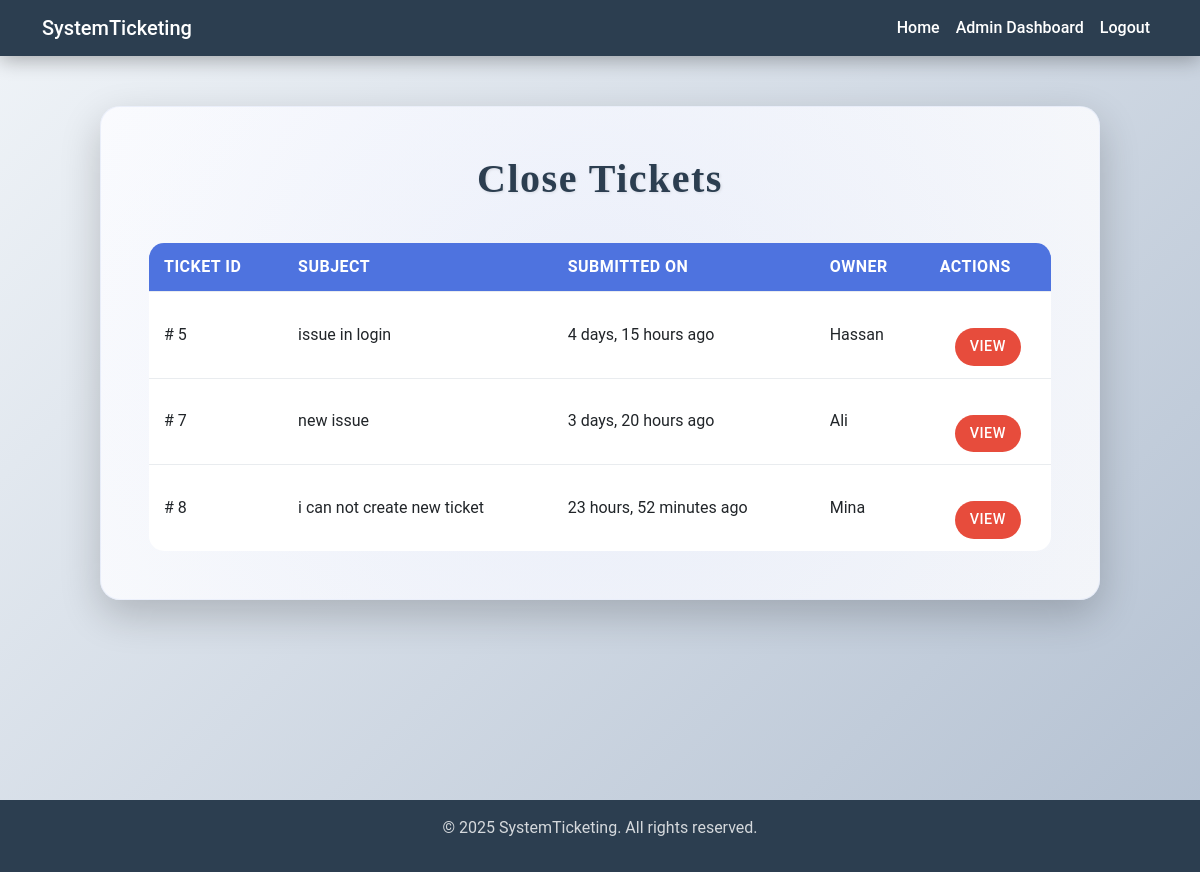
The app's page /ticket/close-list/ (signed in), older data.
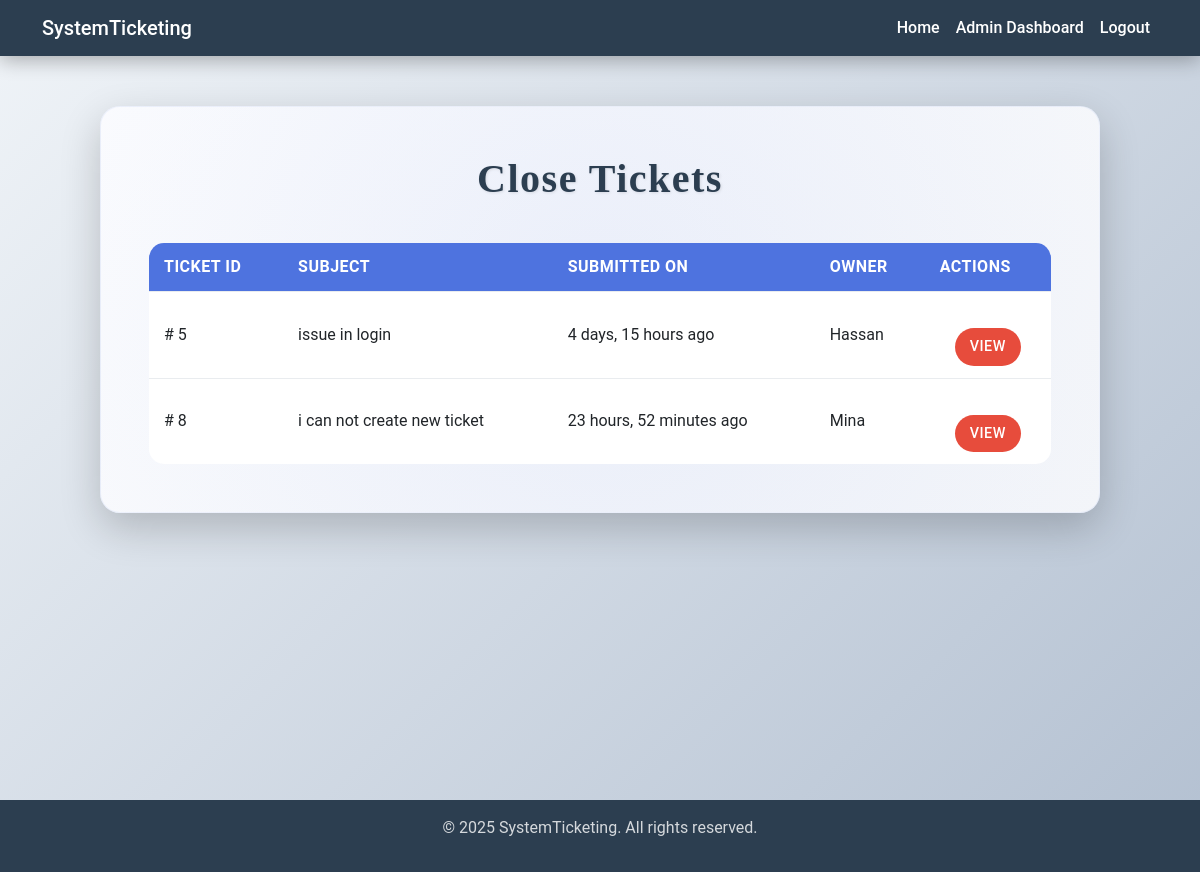
The same page, newer data.
### ticket/models.py (models this page shows, shortened)
class TimeStampedModel(models.Model):
    created_at = models.DateTimeField(auto_now_add=True)
    updated_at = models.DateTimeField(auto_now=True)
    class Meta:
        abstract = True

class Ticket(TimeStampedModel):
    subject = models.CharField(max_length=200)
    description = models.TextField()
    user = models.ForeignKey(User, on_delete=models.CASCADE, related_name='user_ticket')
    file = models.FileField(upload_to='tickets/%Y/%m/%d', null=True, blank=True)
    status = models.CharField(max_length=50, choices=STARTS_CHOICES, default='Open')
    def get_absolute_url(self):
        return reverse('ticket:ticket-detail', kwargs={'ticket_id': self.pk})

### ticket/views.py (the view)
# urls.py: path('close-list/', views.TicketCloseListView.as_view(), name='ticket-close-lists'),
class TicketCloseListView(LoginRequiredMixin, TemplateView):
    template_name = 'ticket/close_list_tickets.html'
    def dispatch(self, request, *args, **kwargs):
        if not request.user.is_staff:
            return redirect('home:home')
        return super().dispatch(request, *args, **kwargs)
    def get_context_data(self, **kwargs):
        context = super().get_context_data(**kwargs)
        context['close_list'] = Ticket.objects.filter(status="Closed")
        return context

### ticket/templates/ticket/close_list_tickets.html (shortened to what this page needs)
{% extends 'main.html' %}
{% block main %}
    <div class="content">
        <div class="open-tickets-card">
            <h2>Close Tickets</h2>
            <table class="ticket-table">
                <thead>
                <tr>
                    <th>Ticket ID</th>
                    <th>Subject</th>
                    <th>Submitted On</th>
                    <th>Owner</th>
                    <th>Actions</th>
                </tr>
                </thead>
                <tbody>
                {% for list in close_list %}
                    <tr>
                        <td># {{ list.id }}</td>
                        <td>{{ list.subject }}</td>
                        <td>{{ list.created_at |timesince }} ago</td>
                        <td>{{ list.user.username|capfirst }}</td>
                        <td>
                            <div class="button-group">
                                <a href="{{ list.get_absolute_url }}" class="btn btn-danger btn-sm">View</a>
                            </div>
                        </td>
                {% endfor %}
                </tbody>
            </table>
        </div>
    </div>
{% endblock %}

Row changes from the older to the newer data that the page shows:
no longer on this page (row edited): Ticket: id "7", subject "new issue", created_at "3 days, 20 hours", user.username "Ali"
